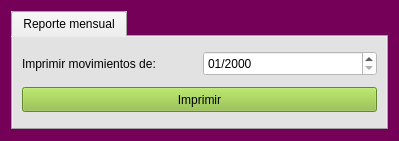
<?xml version="1.0" encoding="UTF-8"?>
<ui version="4.0">
 <class>form_reportes_mensual</class>
 <widget class="QWidget" name="form_reportes_mensual">
  <property name="geometry">
   <rect>
    <x>0</x>
    <y>0</y>
    <width>399</width>
    <height>141</height>
   </rect>
  </property>
  <property name="windowTitle">
   <string>Form</string>
  </property>
  <property name="styleSheet">
   <string notr="true">font: 12pt &quot;Courier 10 Pitch&quot;;
selection-color: rgb(0, 0, 0);
selection-background-color: rgb(170, 255, 127);
color: rgb(0, 0, 0);
background-color: rgb(117, 0, 88);</string>
  </property>
  <layout class="QGridLayout" name="gridLayout_2">
   <item row="0" column="0">
    <widget class="QTabWidget" name="tabWidget">
     <property name="styleSheet">
      <string notr="true">color: rgb(0, 0, 0);
background-color: rgb(226, 226, 226);</string>
     </property>
     <property name="currentIndex">
      <number>0</number>
     </property>
     <widget class="QWidget" name="tab">
      <attribute name="title">
       <string>Reporte mensual</string>
      </attribute>
      <layout class="QGridLayout" name="gridLayout">
       <item row="0" column="0">
        <layout class="QHBoxLayout" name="horizontalLayout">
         <item>
          <widget class="QLabel" name="label_2">
           <property name="text">
            <string>Imprimir movimientos de:</string>
           </property>
          </widget>
         </item>
         <item>
          <widget class="QDateEdit" name="dte_fec_reporte_movs">
           <property name="minimumSize">
            <size>
             <width>0</width>
             <height>25</height>
            </size>
           </property>
           <property name="maximumSize">
            <size>
             <width>16777215</width>
             <height>25</height>
            </size>
           </property>
           <property name="styleSheet">
            <string notr="true">background-color: rgb(255, 255, 255);</string>
           </property>
           <property name="displayFormat">
            <string>MM/yyyy</string>
           </property>
          </widget>
         </item>
        </layout>
       </item>
       <item row="1" column="0">
        <widget class="QPushButton" name="boton_imprimir_movs">
         <property name="minimumSize">
          <size>
           <width>0</width>
           <height>25</height>
          </size>
         </property>
         <property name="maximumSize">
          <size>
           <width>16777215</width>
           <height>25</height>
          </size>
         </property>
         <property name="styleSheet">
          <string notr="true">color: rgb(0, 0, 0);
background-color: rgb(140, 189, 58);</string>
         </property>
         <property name="text">
          <string>Imprimir</string>
         </property>
        </widget>
       </item>
      </layout>
     </widget>
    </widget>
   </item>
  </layout>
 </widget>
 <resources/>
 <connections/>
</ui>
